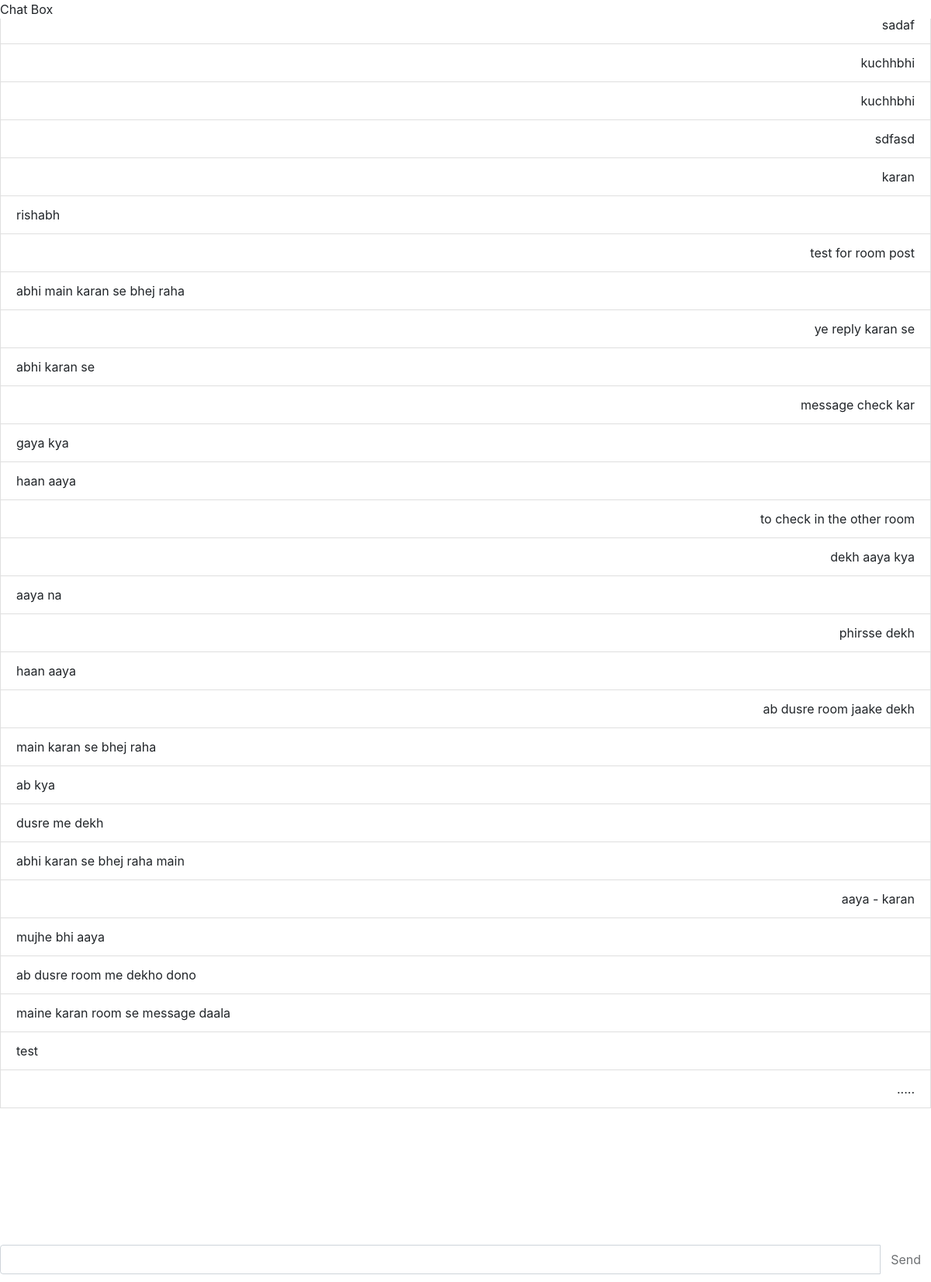
Before: /chatroom/karan/ (signed in) with the older database file.
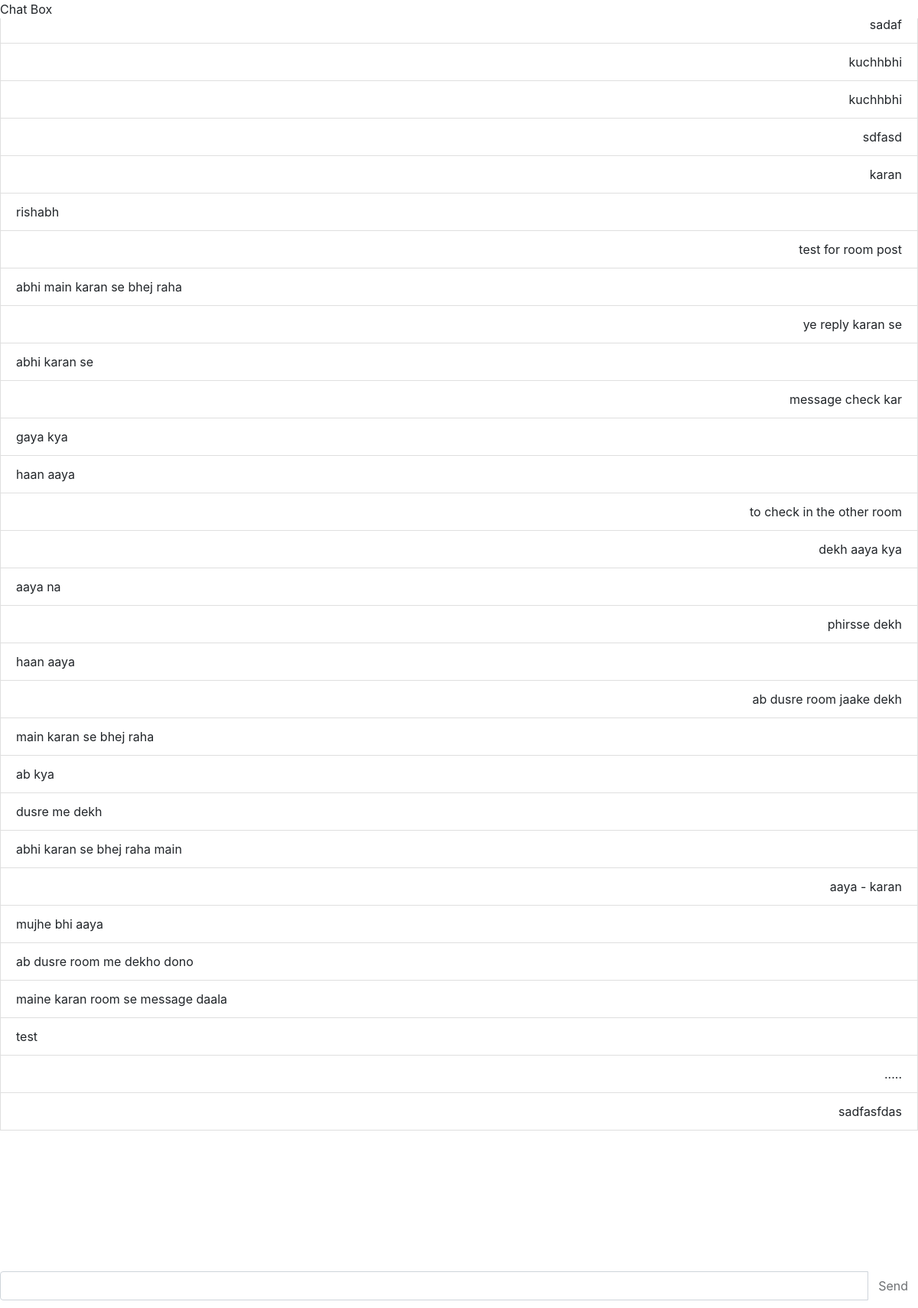
After: the same page with the newer database file.
### chatapp/models.py (models this page shows, shortened)
class Message(models.Model):
    user = models.ForeignKey(User, on_delete=models.CASCADE, null=True)
    name = models.CharField(max_length=100, null=True)
    messages = models.TextField(max_length=10000, null=True)
    created = models.DateTimeField(auto_now_add=True, null=True)
    ipaddress = models.GenericIPAddressField(null=True)

### chatapp/views.py (the view)
# urls.py: path('<room_name>/', views.activeroom, name='activeroom'),
def activeroom(request, room_name):
    print(room_name)
    if not request.user.is_anonymous:
        if Room.objects.filter(name=room_name).exists():
            messages = Message.objects.filter(name=room_name)
            return render(request, 'chatapp/home.html', {'chat': messages, 'room_key': room_name})
        else:
            return HttpResponseNotFound(render(request, 'chatapp/notfound.html'))
    return redirect('/login')

### chatapp/templates/chatapp/home.html (shortened to what this page needs)
{% load static %}
<html>
<head>
    <link rel="stylesheet" href="https://stackpath.bootstrapcdn.com/bootstrap/4.5.0/css/bootstrap.min.css">
    <link rel="stylesheet" href="{% static 'chatapp/chat.css' %}">
</head>
<body>
    <div id="chat-body" class="panel panel-default">
        <div class="panel-heading">Chat Box</div>
        <div id="msg-list-div" class="panel-body">
            <ul id="msg-list" class="list-group">
                {% for obj in chat %}
                {% if obj.user == request.user %}
                <li class="text-right list-group-item" value='{{obj.id}}'>{{ obj.messages }}</li>
                {% else %}
                <li class="text-left list-group-item" value='{{obj.id}}'>{{ obj.messages }}</li>
                {% endif %} {% empty %}
                <li class="text-right list-group-item">No messages yet!</li>
                {% endfor %}
            </ul>
        </div>
    </div>
    <form id="chat-form" action='/post/' method='post'>
        <div id="chat-bottom" class="input-group">
            <input type="text" id="chat-msg" name="chat-msg" class="form-control" />
            <span class="input-group-btn">
                <input class="btn btn-default" id="send" type="submit" value="Send"/>
            </span>
        </div>
    </form>
</body>
</html>

Changed rows visible on the page:
added Message: {{ obj.id }} 132 (drawn), messages "sadfasfdas"
